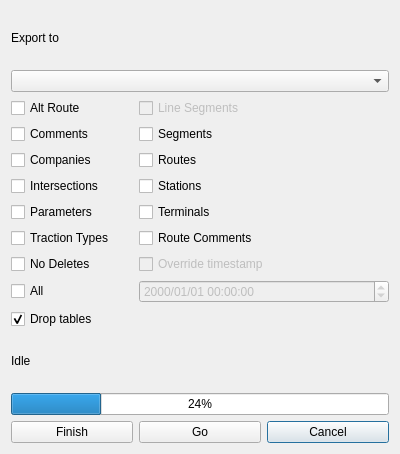
<?xml version="1.0" encoding="UTF-8"?>
<ui version="4.0">
 <class>ExportDlg</class>
 <widget class="QDialog" name="ExportDlg">
  <property name="geometry">
   <rect>
    <x>0</x>
    <y>0</y>
    <width>400</width>
    <height>454</height>
   </rect>
  </property>
  <property name="windowTitle">
   <string>Dialog</string>
  </property>
  <property name="toolTip">
   <string>&lt;html&gt;&lt;head/&gt;&lt;body&gt;&lt;p&gt;Select the target connection then select the tables which should be exported. Click on &lt;span style=&quot; font-style:italic;&quot;&gt;Go&lt;/span&gt; to export the data.&lt;/p&gt;&lt;/body&gt;&lt;/html&gt;</string>
  </property>
  <property name="modal">
   <bool>false</bool>
  </property>
  <layout class="QGridLayout" name="gridLayout">
   <item row="8" column="1" colspan="2">
    <widget class="QCheckBox" name="chkOverride">
     <property name="enabled">
      <bool>false</bool>
     </property>
     <property name="toolTip">
      <string>Check to override timestamp</string>
     </property>
     <property name="text">
      <string>Override timestamp</string>
     </property>
    </widget>
   </item>
   <item row="9" column="0">
    <widget class="QCheckBox" name="chkAll">
     <property name="toolTip">
      <string>&lt;html&gt;&lt;head/&gt;&lt;body&gt;&lt;p&gt;Check to select all tables&lt;/p&gt;&lt;/body&gt;&lt;/html&gt;</string>
     </property>
     <property name="text">
      <string>All</string>
     </property>
    </widget>
   </item>
   <item row="3" column="1">
    <widget class="QCheckBox" name="chkSegments">
     <property name="text">
      <string>Segments</string>
     </property>
    </widget>
   </item>
   <item row="8" column="0">
    <widget class="QCheckBox" name="chkNoDelete">
     <property name="toolTip">
      <string>&lt;html&gt;&lt;head/&gt;&lt;body&gt;&lt;p&gt;If checked, no deletes will be performed.&lt;/p&gt;&lt;/body&gt;&lt;/html&gt;</string>
     </property>
     <property name="text">
      <string>No Deletes</string>
     </property>
    </widget>
   </item>
   <item row="2" column="0">
    <widget class="QCheckBox" name="chkAltRoute">
     <property name="text">
      <string>Alt Route</string>
     </property>
    </widget>
   </item>
   <item row="6" column="1">
    <widget class="QCheckBox" name="chkTerminals">
     <property name="text">
      <string>Terminals</string>
     </property>
    </widget>
   </item>
   <item row="7" column="0">
    <widget class="QCheckBox" name="chkTractionTypes">
     <property name="text">
      <string>Traction Types</string>
     </property>
    </widget>
   </item>
   <item row="0" column="0" colspan="2">
    <widget class="QLabel" name="label">
     <property name="text">
      <string>Export to </string>
     </property>
    </widget>
   </item>
   <item row="5" column="1">
    <widget class="QCheckBox" name="chkStations">
     <property name="text">
      <string>Stations</string>
     </property>
    </widget>
   </item>
   <item row="6" column="0">
    <widget class="QCheckBox" name="chkParameters">
     <property name="text">
      <string>Parameters</string>
     </property>
    </widget>
   </item>
   <item row="4" column="0">
    <widget class="QCheckBox" name="chkCompanies">
     <property name="text">
      <string>Companies</string>
     </property>
    </widget>
   </item>
   <item row="5" column="0">
    <widget class="QCheckBox" name="chkIntersections">
     <property name="text">
      <string>Intersections</string>
     </property>
    </widget>
   </item>
   <item row="7" column="1" colspan="2">
    <widget class="QCheckBox" name="chkRouteComments">
     <property name="text">
      <string>Route Comments</string>
     </property>
    </widget>
   </item>
   <item row="4" column="1">
    <widget class="QCheckBox" name="chkRoutes">
     <property name="text">
      <string>Routes</string>
     </property>
    </widget>
   </item>
   <item row="3" column="0">
    <widget class="QCheckBox" name="chkComments">
     <property name="text">
      <string>Comments</string>
     </property>
    </widget>
   </item>
   <item row="13" column="2">
    <widget class="QPushButton" name="btnCancel">
     <property name="text">
      <string>Cancel</string>
     </property>
    </widget>
   </item>
   <item row="12" column="0" colspan="3">
    <widget class="QProgressBar" name="progressBar">
     <property name="value">
      <number>24</number>
     </property>
    </widget>
   </item>
   <item row="13" column="1">
    <widget class="QPushButton" name="btnGo">
     <property name="toolTip">
      <string>&lt;html&gt;&lt;head/&gt;&lt;body&gt;&lt;p&gt;Click to start exporting the selected tables&lt;/p&gt;&lt;/body&gt;&lt;/html&gt;</string>
     </property>
     <property name="text">
      <string>Go</string>
     </property>
    </widget>
   </item>
   <item row="1" column="0" colspan="3">
    <widget class="QComboBox" name="cbConnections">
     <property name="toolTip">
      <string>&lt;html&gt;&lt;head/&gt;&lt;body&gt;&lt;p&gt;Select the connection to the target database.&lt;/p&gt;&lt;/body&gt;&lt;/html&gt;</string>
     </property>
    </widget>
   </item>
   <item row="2" column="1" colspan="2">
    <widget class="QCheckBox" name="chkLineSegments">
     <property name="enabled">
      <bool>false</bool>
     </property>
     <property name="text">
      <string>Line Segments</string>
     </property>
    </widget>
   </item>
   <item row="9" column="1" colspan="2">
    <widget class="QDateTimeEdit" name="exportDate">
     <property name="enabled">
      <bool>false</bool>
     </property>
     <property name="toolTip">
      <string>Export all data after this time</string>
     </property>
     <property name="displayFormat">
      <string>yyyy/MM/dd hh:mm:ss</string>
     </property>
    </widget>
   </item>
   <item row="11" column="0" colspan="3">
    <widget class="QLabel" name="lblHelp">
     <property name="toolTip">
      <string>&lt;html&gt;&lt;head/&gt;&lt;body&gt;&lt;p&gt;&lt;br/&gt;&lt;/p&gt;&lt;/body&gt;&lt;/html&gt;</string>
     </property>
     <property name="text">
      <string>Idle</string>
     </property>
    </widget>
   </item>
   <item row="10" column="0">
    <widget class="QCheckBox" name="chkDrop">
     <property name="toolTip">
      <string>&lt;html&gt;&lt;head/&gt;&lt;body&gt;&lt;p&gt;If checked, target tables will be dropped and re-created. &lt;/p&gt;&lt;/body&gt;&lt;/html&gt;</string>
     </property>
     <property name="text">
      <string>Drop tables</string>
     </property>
     <property name="checked">
      <bool>true</bool>
     </property>
    </widget>
   </item>
   <item row="13" column="0">
    <widget class="QPushButton" name="btnFinish">
     <property name="toolTip">
      <string>&lt;html&gt;&lt;head/&gt;&lt;body&gt;&lt;p&gt;Click to stop the export.&lt;/p&gt;&lt;/body&gt;&lt;/html&gt;</string>
     </property>
     <property name="text">
      <string>Finish</string>
     </property>
    </widget>
   </item>
  </layout>
 </widget>
 <resources/>
 <connections/>
</ui>
